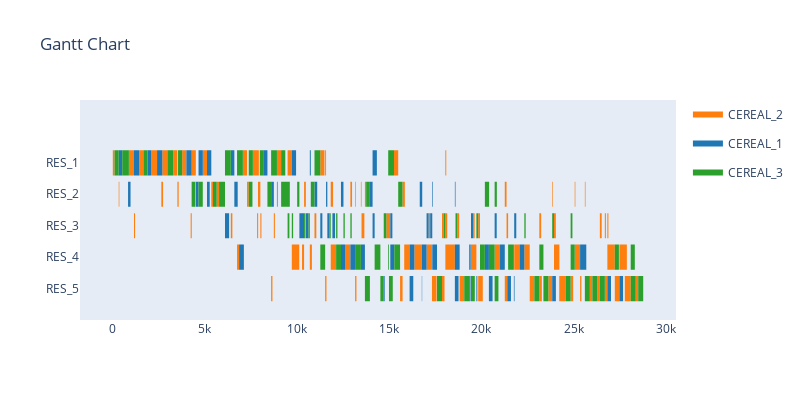

Notebook code for this chart:
### Code cell
simulation = sim_randomised.Env(visualise=True, verbose=False)

while simulation.alive:
    
    #print(list(simulation.possible_actions.items()))

    action_order = random.choice(list(simulation.possible_actions.keys()))
    action_resource = random.choice(simulation.possible_actions[action_order])
    
    #print("Action is taken: " , (action_order,action_resource))
    #print()
    simulation.step((action_order,action_resource))

### Figure 1 — Plotly figure (JSON) as saved in the notebook; plotly's stock layout.template omitted (floating-point values rounded to 4 significant figures; data arrays with more than 128 entries replaced by an {"elided": "..."} marker saying what was removed)
{"data": [{"fill": "toself", "fillcolor": "rgb(255, 127, 14)", "hoverinfo": "name", "legendgroup": "rgb(255, 127, 14)", "mode": "none", "name": "CEREAL_2", "showlegend": true, "type": "scatter", "x": {"elided": "599 float values"}, "y": {"elided": "599 float values"}}, {"fill": "toself", "fillcolor": "rgb(31, 119, 180)", "hoverinfo": "name", "legendgroup": "rgb(31, 119, 180)", "mode": "none", "name": "CEREAL_1", "showlegend": true, "type": "scatter", "x": {"elided": "374 float values"}, "y": {"elided": "374 float values"}}, {"fill": "toself", "fillcolor": "rgb(44, 160, 44)", "hoverinfo": "name", "legendgroup": "rgb(44, 160, 44)", "mode": "none", "name": "CEREAL_3", "showlegend": true, "type": "scatter", "x": {"elided": "399 float values"}, "y": {"elided": "399 float values"}}, {"legendgroup": "rgb(255, 127, 14)", "marker": {"color": "rgb(255, 127, 14)", "opacity": 0, "size": 1}, "mode": "markers", "name": "", "showlegend": false, "text": {"elided": "240 null values"}, "type": "scatter", "x": {"elided": "240 float values"}, "y": {"elided": "240 int values"}}, {"legendgroup": "rgb(31, 119, 180)", "marker": {"color": "rgb(31, 119, 180)", "opacity": 0, "size": 1}, "mode": "markers", "name": "", "showlegend": false, "text": {"elided": "150 null values"}, "type": "scatter", "x": {"elided": "150 float values"}, "y": {"elided": "150 int values"}}, {"legendgroup": "rgb(44, 160, 44)", "marker": {"color": "rgb(44, 160, 44)", "opacity": 0, "size": 1}, "mode": "markers", "name": "", "showlegend": false, "text": {"elided": "160 null values"}, "type": "scatter", "x": {"elided": "160 float values"}, "y": {"elided": "160 int values"}}], "layout": {"autosize": false, "height": 400, "hovermode": "closest", "showlegend": true, "title": {"text": "Gantt Chart"}, "width": 800, "xaxis": {"rangeselector": {"buttons": [{"count": 7, "label": "1w", "step": "day", "stepmode": "backward"}, {"count": 1, "label": "1m", "step": "month", "stepmode": "backward"}, {"count": 6, "label": "6m", "step": "month", "stepmode": "backward"}, {"count": 1, "label": "YTD", "step": "year", "stepmode": "todate"}, {"count": 1, "label": "1y", "step": "year", "stepmode": "backward"}, {"step": "all"}]}, "showgrid": false, "type": "linear", "zeroline": false}, "yaxis": {"autorange": false, "range": [-1, 6], "showgrid": false, "ticktext": ["RES_5", "RES_4", "RES_3", "RES_2", "RES_1"], "tickvals": [0, 1, 2, 3, 4], "zeroline": false}}}
